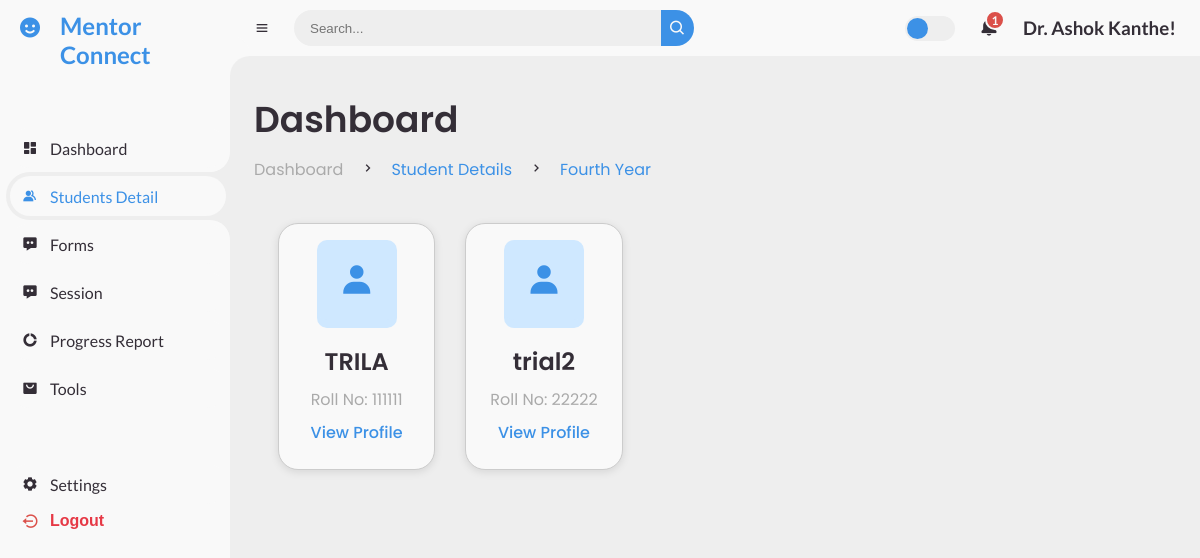
Before: /student_detail/BE (signed in) with the older database file.
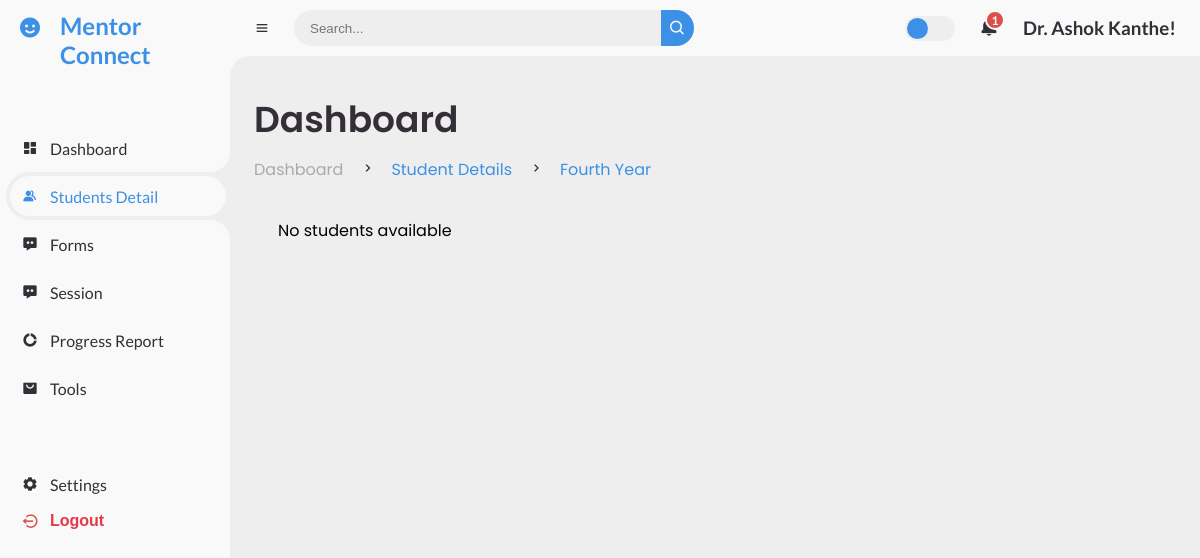
After: the same page with the newer database file.
### mentor/models.py (models this page shows, shortened)
class MentorshipData(models.Model):
    name = models.CharField(max_length=255)
    roll_number = models.CharField(max_length=50)
    division = models.CharField(max_length=10)
    faculty_mentor = models.CharField(max_length=255, null=True, blank=True)
    be_student_mentor = models.CharField(max_length=255, null=True, blank=True)
    year = models.CharField(max_length=10, blank=True)  # Year will be set based on sem
    sem = models.IntegerField(null=True)  # Semester field
    token = models.CharField(max_length=100, null=True, blank=True)
    token_created_at = models.DateTimeField(null=True, blank=True)
    batch = models.IntegerField(null=True, blank=True)  # New field for batch

### mentor/views.py (the view)
@login_required
def BE(request):
    mentor = request.user
    username = mentor.username
    readable_name = username.replace('_', ' ').title()
    be_students = MentorshipData.objects.filter(year__iexact="BE",faculty_mentor=readable_name)
    context = {
        'student_count': be_students.count(),
        'students': be_students,
        'student_names': [student.name for student in be_students],
        'mentor': mentor,
    }
    return render(request, 'be.html', context)

### mentor/templatetags/username_filters.py (called while the page is built)
@register.filter
def readable_username(value):
    return value.replace('_', ' ').title()

### templates/be.html (shortened to what this page needs)
{% extends 'base.html' %}
{% block content %}
<div class="head-title">
  <div class="left">
      <h1>Dashboard</h1>
      <ul class="breadcrumb">
          <li>
              <a href="#">Dashboard</a>
          </li>
          <li><i class='bx bx-chevron-right'></i></li>
          <li>
              <a class="active" href="/student_detail">Student Details</a>
          </li>
          <li><i class='bx bx-chevron-right'></i></li>
          <li>
              <a class="active" href="#">Fourth Year</a>
          </li>
      </ul>
      <div class="student-list">
          {% for student in students %}
              <div class="student-item">
                  <div class="bx">
                      <i class='bx bxs-user'></i>
                  </div>
                  <h3>{{ student.name }}</h3>
                  <p>Roll No: {{ student.roll_number }}</p>
                  <a href="{% url 'student_profile' student.id %}">View Profile</a>
              </div>
          {% empty %}
              <div>No students available</div>
          {% endfor %}
      </div>
  </div>
</div>
{% endblock %}

### templates/base.html (shortened to what this page needs)
{% load static %}
{% load username_filters %}
<!DOCTYPE html>
<html lang="en">
<head>
    <link rel="stylesheet" href="{% static 'CSS/mentor_dashboard.css' %}">
    <link href='https://unpkg.com/boxicons@2.0.9/css/boxicons.min.css' rel='stylesheet'>
</head>
<body class="{% block body_class %}{% endblock %}">
<section id="sidebar">
    <a href="#" class="brand">
        <i class='bx bxs-smile'></i>
        <span class="text">Mentor Connect</span>
    </a>
    <ul class="side-menu top">
        <li class="{% if request.path == '/dashboard/' %}active{% endif %}">
            <a href="/dashboard/">
                <i class='bx bxs-dashboard'></i>
                <span class="text">Dashboard</span>
            </a>
        </li>
        <li class="{% if '/student_detail/' in request.path or '/generate_qr_followup/' in request.path or '/followup_form/' in request.path or '/generate_qr/' in request.path or '/form/' in request.path or '/student_profile/' in request.path %}active{% endif %}">
            <a href="/student_detail/">
                <i class='bx bxs-group'></i>
                <span class="text">Students Detail</span>
            </a>
        </li>
        <li class="{% if request.path == '/form_dashboard/' %}active{% endif %}">
            <a href="/form_dashboard/">
                <i class='bx bxs-message-dots'></i>
                <span class="text">Forms</span>
            </a>
        </li>
        <li class="{% if request.path == '/sessions/' %}active{% endif %}">
            <a href="/sessions/">
                <i class='bx bxs-message-dots'></i>
                <span class="text">Session</span>
            </a>
        </li>
        <li class="{% if '/progress_report/' in request.path or  '/remaining-forms/' in request.path or  '/main-forms-to-observe/' in request.path %}active{% endif %}">
            <a href="/progress_report/">
                <i class='bx bxs-doughnut-chart'></i>
                <span class="text">Progress Report</span>
            </a>
        </li>
        <li class="{% if request.path == '/tools/' %}active{% endif %}">
            <a href="/tools/">
                <i class='bx bxs-shopping-bag-alt'></i>
                <span class="text">Tools</span>
            </a>
        </li>
    </ul>
    <ul class="side-menu">
        <li class="{% if request.path == '/settings/' %}active{% endif %}">
            <a href="/settings/">
                <i class='bx bxs-cog'></i>
                <span class="text">Settings</span>
            </a>
        </li>
        <li>
            <form method="post" action="{% url 'logout' %}" style="display: inline;">
                <button type="submit" class="logout" style="background: none; border: none; color: inherit; cursor: pointer;">
                    <i class='bx bx-log-out-circle'></i>
                    <span class="text">Logout</span>
                </button>
            </form>
        </li>
    </ul>
</section>
    <section id="content">
        <nav >
            <i class='bx bx-menu'></i>
            <form action="#">
                <div class="form-input">
                    <input type="search" placeholder="Search...">
                    <button type="submit" class="search-btn"><i class='bx bx-search'></i></button>
                </div>
            </form>
            <label for="switch-mode" class="switch-mode"></label>
            <a href="#" class="notification">
                <span class="num">1</span>
            </a>
            <a href="#" class="profile">
                <h1>{{ user.username|readable_username }}!</h1>
            </a>
        </nav>
        <main>
            {% block content %}
            {% endblock %}
        </main>
</body>
</html>

### templates/be.html (style rules this page uses)
#content main .head-title { display: flex; align-items: center; justify-content: space-between; grid-gap: 16px; flex-wrap: wrap; }
#content main .head-title .left h1 { font-size: 36px; font-weight: 600; margin-bottom: 10px; color: var(--dark); }
#content main .head-title .left .breadcrumb { display: flex; align-items: center; grid-gap: 16px; }
#content main .head-title .left .breadcrumb li { color: var(--dark); }
#content main .head-title .left .breadcrumb li a { color: var(--dark-grey); pointer-events: none; }
#content main .head-title .left .breadcrumb li a.active { color: var(--blue); pointer-events: unset; }
.student-list { width: 100%; display: grid; grid-template-columns: repeat(3, 1fr); grid-gap: 30px; margin-top: 36px; padding: 0 24px; }

Changed rows visible on the page:
removed MentorshipData: name "TRILA", roll_number "111111"
removed MentorshipData: name "trial2", roll_number "22222"
Other visible differences:
text now shown: "No students available"
